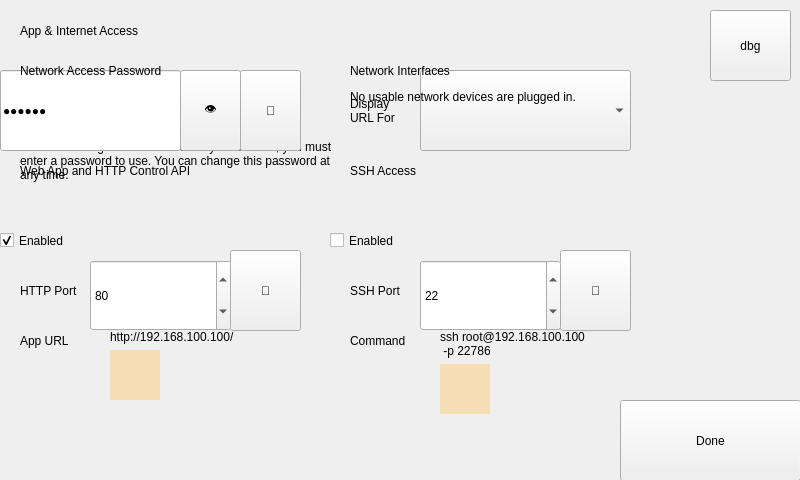
<?xml version="1.0" encoding="UTF-8"?>
<ui version="4.0">
 <class>RemoteAccess</class>
 <widget class="QWidget" name="RemoteAccess">
  <property name="geometry">
   <rect>
    <x>0</x>
    <y>0</y>
    <width>800</width>
    <height>480</height>
   </rect>
  </property>
  <property name="windowTitle">
   <string notr="true">Chronos Screen</string>
  </property>
  <widget class="Backdrop" name="backdrop">
   <property name="geometry">
    <rect>
     <x>0</x>
     <y>0</y>
     <width>801</width>
     <height>481</height>
    </rect>
   </property>
  </widget>
  <widget class="HeaderLabel" name="headerlabel">
   <property name="geometry">
    <rect>
     <x>20</x>
     <y>10</y>
     <width>361</width>
     <height>41</height>
    </rect>
   </property>
   <property name="text">
    <string>App &amp; Internet Access</string>
   </property>
  </widget>
  <widget class="LineEdit" name="uiPassword">
   <property name="geometry">
    <rect>
     <x>0</x>
     <y>70</y>
     <width>181</width>
     <height>81</height>
    </rect>
   </property>
   <property name="text">
    <string>«pass»</string>
   </property>
   <property name="echoMode">
    <enum>QLineEdit::Password</enum>
   </property>
   <property name="clickMarginRight" stdset="0">
    <enum>LineEdit::none</enum>
   </property>
  </widget>
  <widget class="Button" name="uiShowPassword">
   <property name="geometry">
    <rect>
     <x>180</x>
     <y>70</y>
     <width>61</width>
     <height>81</height>
    </rect>
   </property>
   <property name="text">
    <string>👁</string>
   </property>
   <property name="clickMarginLeft" stdset="0">
    <enum>Button::half</enum>
   </property>
   <property name="clickMarginRight" stdset="0">
    <enum>Button::half</enum>
   </property>
   <property name="customStyleSheet" stdset="0">
    <string>Button { font-size: 24px; }</string>
   </property>
  </widget>
  <widget class="Button" name="uiRandomisePassword">
   <property name="geometry">
    <rect>
     <x>240</x>
     <y>70</y>
     <width>61</width>
     <height>81</height>
    </rect>
   </property>
   <property name="text">
    <string>🎲</string>
   </property>
   <property name="clickMarginLeft" stdset="0">
    <enum>Button::none</enum>
   </property>
   <property name="customStyleSheet" stdset="0">
    <string>Button { font-size: 24px; }</string>
   </property>
  </widget>
  <widget class="QWidget" name="uiAllConfigOptions" native="true">
   <property name="geometry">
    <rect>
     <x>0</x>
     <y>0</y>
     <width>801</width>
     <height>481</height>
    </rect>
   </property>
   <widget class="ComboBox" name="uiNetworkInterface">
    <property name="geometry">
     <rect>
      <x>420</x>
      <y>70</y>
      <width>211</width>
      <height>81</height>
     </rect>
    </property>
   </widget>
   <widget class="Label" name="uiNetworkInterfaceInformation">
    <property name="geometry">
     <rect>
      <x>350</x>
      <y>90</y>
      <width>101</width>
      <height>41</height>
     </rect>
    </property>
    <property name="text">
     <string>Display
URL For</string>
    </property>
   </widget>
   <widget class="Subheader" name="subheader_2">
    <property name="geometry">
     <rect>
      <x>350</x>
      <y>60</y>
      <width>251</width>
      <height>22</height>
     </rect>
    </property>
    <property name="text">
     <string>Network Interfaces</string>
    </property>
   </widget>
   <widget class="QWidget" name="widget" native="true">
    <property name="geometry">
     <rect>
      <x>0</x>
      <y>160</y>
      <width>311</width>
      <height>321</height>
     </rect>
    </property>
    <widget class="CheckBox" name="uiEnableHTTP">
     <property name="geometry">
      <rect>
       <x>0</x>
       <y>40</y>
       <width>151</width>
       <height>81</height>
      </rect>
     </property>
     <property name="text">
      <string>Enabled</string>
     </property>
     <property name="checked">
      <bool>true</bool>
     </property>
    </widget>
    <widget class="Subheader" name="subheader_3">
     <property name="geometry">
      <rect>
       <x>20</x>
       <y>0</y>
       <width>271</width>
       <height>22</height>
      </rect>
     </property>
     <property name="text">
      <string>Web App and HTTP Control API</string>
     </property>
    </widget>
    <widget class="Button" name="uiRandomiseHTTPPort">
     <property name="geometry">
      <rect>
       <x>230</x>
       <y>90</y>
       <width>71</width>
       <height>81</height>
      </rect>
     </property>
     <property name="text">
      <string>🎲</string>
     </property>
     <property name="clickMarginLeft" stdset="0">
      <enum>Button::half</enum>
     </property>
     <property name="customStyleSheet" stdset="0">
      <string>Button { font-size: 24px; }</string>
     </property>
    </widget>
    <widget class="Label" name="label_7">
     <property name="geometry">
      <rect>
       <x>20</x>
       <y>120</y>
       <width>91</width>
       <height>21</height>
      </rect>
     </property>
     <property name="text">
      <string>HTTP Port</string>
     </property>
    </widget>
    <widget class="SpinBox" name="uiHTTPPort">
     <property name="geometry">
      <rect>
       <x>90</x>
       <y>100</y>
       <width>141</width>
       <height>71</height>
      </rect>
     </property>
     <property name="minimum">
      <number>1</number>
     </property>
     <property name="maximum">
      <number>65535</number>
     </property>
     <property name="value">
      <number>80</number>
     </property>
     <property name="clickMarginRight" stdset="0">
      <enum>SpinBox::none</enum>
     </property>
     <property name="clickMarginTop" stdset="0">
      <enum>SpinBox::half</enum>
     </property>
    </widget>
    <widget class="Label" name="label_8">
     <property name="geometry">
      <rect>
       <x>20</x>
       <y>170</y>
       <width>91</width>
       <height>21</height>
      </rect>
     </property>
     <property name="text">
      <string>App URL</string>
     </property>
    </widget>
    <widget class="QWidget" name="widget_2" native="true">
     <property name="geometry">
      <rect>
       <x>110</x>
       <y>170</y>
       <width>201</width>
       <height>151</height>
      </rect>
     </property>
     <layout class="QGridLayout" name="gridLayout">
      <property name="leftMargin">
       <number>0</number>
      </property>
      <property name="topMargin">
       <number>0</number>
      </property>
      <property name="rightMargin">
       <number>0</number>
      </property>
      <property name="bottomMargin">
       <number>0</number>
      </property>
      <property name="horizontalSpacing">
       <number>0</number>
      </property>
      <item row="1" column="2">
       <spacer name="horizontalSpacer">
        <property name="orientation">
         <enum>Qt::Horizontal</enum>
        </property>
        <property name="sizeHint" stdset="0">
         <size>
          <width>40</width>
          <height>20</height>
         </size>
        </property>
       </spacer>
      </item>
      <item row="0" column="0" colspan="3">
       <widget class="Label" name="uiAppUrl">
        <property name="text">
         <string>http://192.168.100.100/</string>
        </property>
        <property name="alignment">
         <set>Qt::AlignLeading|Qt::AlignLeft|Qt::AlignTop</set>
        </property>
        <property name="wordWrap">
         <bool>true</bool>
        </property>
       </widget>
      </item>
      <item row="1" column="1">
       <widget class="QLabel" name="uiAppUrlQRCode">
        <property name="sizePolicy">
         <sizepolicy hsizetype="Fixed" vsizetype="Fixed">
          <horstretch>50</horstretch>
          <verstretch>50</verstretch>
         </sizepolicy>
        </property>
        <property name="minimumSize">
         <size>
          <width>50</width>
          <height>50</height>
         </size>
        </property>
        <property name="styleSheet">
         <string notr="true">background: wheat</string>
        </property>
        <property name="alignment">
         <set>Qt::AlignLeading|Qt::AlignLeft|Qt::AlignTop</set>
        </property>
       </widget>
      </item>
      <item row="2" column="0" colspan="3">
       <spacer name="verticalSpacer">
        <property name="orientation">
         <enum>Qt::Vertical</enum>
        </property>
        <property name="sizeHint" stdset="0">
         <size>
          <width>0</width>
          <height>0</height>
         </size>
        </property>
       </spacer>
      </item>
     </layout>
    </widget>
    <widget class="FeedbackLabel" name="uiHTTPStatus">
     <property name="geometry">
      <rect>
       <x>20</x>
       <y>30</y>
       <width>261</width>
       <height>31</height>
      </rect>
     </property>
     <property name="customStyleSheet" stdset="0">
      <string>font-size: 16px;</string>
     </property>
    </widget>
    <zorder>uiEnableHTTP</zorder>
    <zorder>subheader_3</zorder>
    <zorder>uiRandomiseHTTPPort</zorder>
    <zorder>label_7</zorder>
    <zorder>label_8</zorder>
    <zorder>widget_2</zorder>
    <zorder>uiHTTPPort</zorder>
    <zorder>uiHTTPStatus</zorder>
   </widget>
   <widget class="QWidget" name="widget_4" native="true">
    <property name="geometry">
     <rect>
      <x>330</x>
      <y>160</y>
      <width>341</width>
      <height>321</height>
     </rect>
    </property>
    <widget class="Subheader" name="subheader_4">
     <property name="geometry">
      <rect>
       <x>20</x>
       <y>0</y>
       <width>271</width>
       <height>22</height>
      </rect>
     </property>
     <property name="text">
      <string>SSH Access</string>
     </property>
    </widget>
    <widget class="QWidget" name="widget_5" native="true">
     <property name="geometry">
      <rect>
       <x>110</x>
       <y>170</y>
       <width>231</width>
       <height>151</height>
      </rect>
     </property>
     <layout class="QGridLayout" name="gridLayout_2">
      <property name="leftMargin">
       <number>0</number>
      </property>
      <property name="topMargin">
       <number>0</number>
      </property>
      <property name="rightMargin">
       <number>0</number>
      </property>
      <property name="bottomMargin">
       <number>0</number>
      </property>
      <property name="horizontalSpacing">
       <number>0</number>
      </property>
      <item row="2" column="0" colspan="3">
       <spacer name="verticalSpacer_2">
        <property name="orientation">
         <enum>Qt::Vertical</enum>
        </property>
        <property name="sizeHint" stdset="0">
         <size>
          <width>0</width>
          <height>0</height>
         </size>
        </property>
       </spacer>
      </item>
      <item row="1" column="2">
       <spacer name="horizontalSpacer_2">
        <property name="orientation">
         <enum>Qt::Horizontal</enum>
        </property>
        <property name="sizeHint" stdset="0">
         <size>
          <width>40</width>
          <height>20</height>
         </size>
        </property>
       </spacer>
      </item>
      <item row="1" column="1">
       <widget class="QLabel" name="uiSSHCommandQRCode">
        <property name="sizePolicy">
         <sizepolicy hsizetype="Fixed" vsizetype="Fixed">
          <horstretch>50</horstretch>
          <verstretch>50</verstretch>
         </sizepolicy>
        </property>
        <property name="minimumSize">
         <size>
          <width>50</width>
          <height>50</height>
         </size>
        </property>
        <property name="styleSheet">
         <string notr="true">background: wheat</string>
        </property>
        <property name="alignment">
         <set>Qt::AlignLeading|Qt::AlignLeft|Qt::AlignTop</set>
        </property>
       </widget>
      </item>
      <item row="0" column="1" colspan="2">
       <widget class="Label" name="uiSSHCommand">
        <property name="text">
         <string>ssh root@192.168.100.100
 -p 22786</string>
        </property>
        <property name="alignment">
         <set>Qt::AlignLeading|Qt::AlignLeft|Qt::AlignTop</set>
        </property>
        <property name="wordWrap">
         <bool>true</bool>
        </property>
       </widget>
      </item>
     </layout>
    </widget>
    <widget class="Button" name="uiRandomiseSSHPort">
     <property name="geometry">
      <rect>
       <x>230</x>
       <y>90</y>
       <width>71</width>
       <height>81</height>
      </rect>
     </property>
     <property name="text">
      <string>🎲</string>
     </property>
     <property name="clickMarginLeft" stdset="0">
      <enum>Button::half</enum>
     </property>
     <property name="customStyleSheet" stdset="0">
      <string>Button { font-size: 24px; }</string>
     </property>
    </widget>
    <widget class="Label" name="label_9">
     <property name="geometry">
      <rect>
       <x>20</x>
       <y>120</y>
       <width>91</width>
       <height>21</height>
      </rect>
     </property>
     <property name="text">
      <string>SSH Port</string>
     </property>
    </widget>
    <widget class="SpinBox" name="uiSSHPort">
     <property name="geometry">
      <rect>
       <x>90</x>
       <y>100</y>
       <width>141</width>
       <height>71</height>
      </rect>
     </property>
     <property name="minimum">
      <number>1</number>
     </property>
     <property name="maximum">
      <number>65535</number>
     </property>
     <property name="value">
      <number>22</number>
     </property>
     <property name="clickMarginRight" stdset="0">
      <enum>SpinBox::none</enum>
     </property>
     <property name="clickMarginTop" stdset="0">
      <enum>SpinBox::half</enum>
     </property>
    </widget>
    <widget class="CheckBox" name="uiEnableSSH">
     <property name="geometry">
      <rect>
       <x>0</x>
       <y>40</y>
       <width>151</width>
       <height>81</height>
      </rect>
     </property>
     <property name="text">
      <string>Enabled</string>
     </property>
    </widget>
    <widget class="Label" name="label_10">
     <property name="geometry">
      <rect>
       <x>20</x>
       <y>170</y>
       <width>91</width>
       <height>21</height>
      </rect>
     </property>
     <property name="text">
      <string>Command</string>
     </property>
    </widget>
    <widget class="FeedbackLabel" name="uiSSHStatus">
     <property name="geometry">
      <rect>
       <x>20</x>
       <y>30</y>
       <width>261</width>
       <height>30</height>
      </rect>
     </property>
     <property name="customStyleSheet" stdset="0">
      <string>font-size: 16px;</string>
     </property>
    </widget>
    <zorder>subheader_4</zorder>
    <zorder>widget_5</zorder>
    <zorder>uiRandomiseSSHPort</zorder>
    <zorder>label_9</zorder>
    <zorder>uiEnableSSH</zorder>
    <zorder>label_10</zorder>
    <zorder>uiSSHPort</zorder>
    <zorder>uiSSHStatus</zorder>
   </widget>
   <widget class="Label" name="uiNoNetworkConnection">
    <property name="geometry">
     <rect>
      <x>350</x>
      <y>90</y>
      <width>261</width>
      <height>41</height>
     </rect>
    </property>
    <property name="text">
     <string>No usable network devices are plugged in.</string>
    </property>
    <property name="alignment">
     <set>Qt::AlignLeading|Qt::AlignLeft|Qt::AlignTop</set>
    </property>
    <property name="wordWrap">
     <bool>true</bool>
    </property>
   </widget>
  </widget>
  <widget class="Label" name="uiPasswordExplanation">
   <property name="geometry">
    <rect>
     <x>20</x>
     <y>140</y>
     <width>321</width>
     <height>91</height>
    </rect>
   </property>
   <property name="text">
    <string>Before enabling network control for your camera, you must enter a password to use. You can change this password at any time.</string>
   </property>
   <property name="alignment">
    <set>Qt::AlignLeading|Qt::AlignLeft|Qt::AlignTop</set>
   </property>
   <property name="wordWrap">
    <bool>true</bool>
   </property>
  </widget>
  <widget class="Button" name="uiDone">
   <property name="geometry">
    <rect>
     <x>620</x>
     <y>400</y>
     <width>181</width>
     <height>81</height>
    </rect>
   </property>
   <property name="text">
    <string>Done</string>
   </property>
  </widget>
  <widget class="Subheader" name="subheader">
   <property name="geometry">
    <rect>
     <x>20</x>
     <y>60</y>
     <width>241</width>
     <height>22</height>
    </rect>
   </property>
   <property name="text">
    <string>Network Access Password</string>
   </property>
  </widget>
  <widget class="QPushButton" name="uiDebug">
   <property name="geometry">
    <rect>
     <x>710</x>
     <y>10</y>
     <width>81</width>
     <height>71</height>
    </rect>
   </property>
   <property name="focusPolicy">
    <enum>Qt::NoFocus</enum>
   </property>
   <property name="text">
    <string>dbg</string>
   </property>
  </widget>
  <zorder>backdrop</zorder>
  <zorder>uiPasswordExplanation</zorder>
  <zorder>uiAllConfigOptions</zorder>
  <zorder>headerlabel</zorder>
  <zorder>uiShowPassword</zorder>
  <zorder>uiRandomisePassword</zorder>
  <zorder>uiPassword</zorder>
  <zorder>uiDone</zorder>
  <zorder>subheader</zorder>
  <zorder>uiDebug</zorder>
 </widget>
 <customwidgets>
  <customwidget>
   <class>Backdrop</class>
   <extends>QLabel</extends>
   <header>backdrop</header>
  </customwidget>
  <customwidget>
   <class>Button</class>
   <extends>QPushButton</extends>
   <header>button</header>
  </customwidget>
  <customwidget>
   <class>CheckBox</class>
   <extends>QCheckBox</extends>
   <header>check_box</header>
  </customwidget>
  <customwidget>
   <class>ComboBox</class>
   <extends>QComboBox</extends>
   <header>combo_box</header>
  </customwidget>
  <customwidget>
   <class>FeedbackLabel</class>
   <extends>QLabel</extends>
   <header>feedback_label</header>
  </customwidget>
  <customwidget>
   <class>HeaderLabel</class>
   <extends>QLabel</extends>
   <header>header_label</header>
  </customwidget>
  <customwidget>
   <class>Label</class>
   <extends>QLabel</extends>
   <header>label</header>
  </customwidget>
  <customwidget>
   <class>LineEdit</class>
   <extends>QLineEdit</extends>
   <header>line_edit</header>
  </customwidget>
  <customwidget>
   <class>SpinBox</class>
   <extends>QSpinBox</extends>
   <header>spin_box</header>
  </customwidget>
  <customwidget>
   <class>Subheader</class>
   <extends>QLabel</extends>
   <header>subheader</header>
  </customwidget>
 </customwidgets>
 <tabstops>
  <tabstop>uiDone</tabstop>
  <tabstop>uiPassword</tabstop>
  <tabstop>uiShowPassword</tabstop>
  <tabstop>uiRandomisePassword</tabstop>
  <tabstop>uiEnableHTTP</tabstop>
  <tabstop>uiEnableSSH</tabstop>
  <tabstop>uiHTTPPort</tabstop>
  <tabstop>uiRandomiseHTTPPort</tabstop>
  <tabstop>uiSSHPort</tabstop>
  <tabstop>uiRandomiseSSHPort</tabstop>
 </tabstops>
 <resources/>
 <connections/>
</ui>
